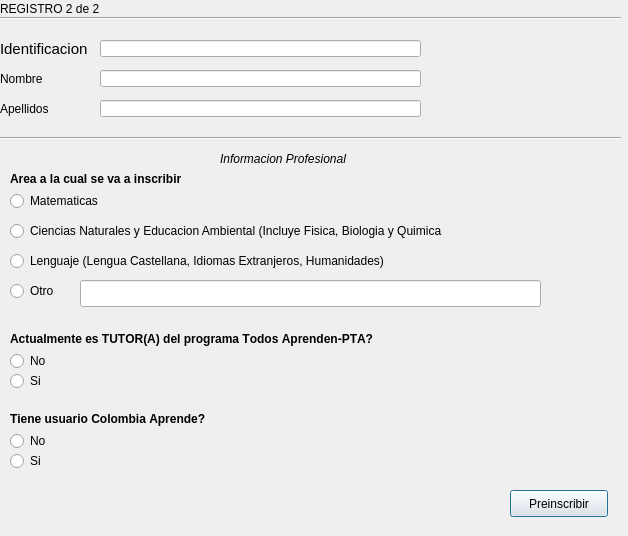
<?xml version="1.0" encoding="UTF-8"?>
<ui version="4.0">
 <class>VistaRegistrarLT2</class>
 <widget class="QDialog" name="VistaRegistrarLT2">
  <property name="geometry">
   <rect>
    <x>0</x>
    <y>0</y>
    <width>628</width>
    <height>536</height>
   </rect>
  </property>
  <property name="windowTitle">
   <string>Dialog</string>
  </property>
  <widget class="Line" name="line_2">
   <property name="geometry">
    <rect>
     <x>0</x>
     <y>130</y>
     <width>621</width>
     <height>16</height>
    </rect>
   </property>
   <property name="orientation">
    <enum>Qt::Horizontal</enum>
   </property>
  </widget>
  <widget class="QLabel" name="label_5">
   <property name="geometry">
    <rect>
     <x>0</x>
     <y>100</y>
     <width>66</width>
     <height>17</height>
    </rect>
   </property>
   <property name="text">
    <string>Apellidos</string>
   </property>
  </widget>
  <widget class="QLineEdit" name="lineEdit">
   <property name="geometry">
    <rect>
     <x>100</x>
     <y>40</y>
     <width>321</width>
     <height>17</height>
    </rect>
   </property>
  </widget>
  <widget class="Line" name="line">
   <property name="geometry">
    <rect>
     <x>0</x>
     <y>10</y>
     <width>621</width>
     <height>16</height>
    </rect>
   </property>
   <property name="orientation">
    <enum>Qt::Horizontal</enum>
   </property>
  </widget>
  <widget class="QLabel" name="label_6">
   <property name="geometry">
    <rect>
     <x>220</x>
     <y>150</y>
     <width>161</width>
     <height>17</height>
    </rect>
   </property>
   <property name="font">
    <font>
     <italic>true</italic>
    </font>
   </property>
   <property name="text">
    <string>Informacion Profesional</string>
   </property>
  </widget>
  <widget class="QLineEdit" name="lineEdit_2">
   <property name="geometry">
    <rect>
     <x>100</x>
     <y>70</y>
     <width>321</width>
     <height>17</height>
    </rect>
   </property>
  </widget>
  <widget class="QLabel" name="label_3">
   <property name="geometry">
    <rect>
     <x>0</x>
     <y>40</y>
     <width>101</width>
     <height>17</height>
    </rect>
   </property>
   <property name="font">
    <font>
     <pointsize>11</pointsize>
    </font>
   </property>
   <property name="text">
    <string>Identificacion</string>
   </property>
  </widget>
  <widget class="QLabel" name="label_4">
   <property name="geometry">
    <rect>
     <x>0</x>
     <y>70</y>
     <width>66</width>
     <height>17</height>
    </rect>
   </property>
   <property name="text">
    <string>Nombre</string>
   </property>
  </widget>
  <widget class="QLineEdit" name="lineEdit_3">
   <property name="geometry">
    <rect>
     <x>100</x>
     <y>100</y>
     <width>321</width>
     <height>17</height>
    </rect>
   </property>
  </widget>
  <widget class="QLabel" name="label_2">
   <property name="geometry">
    <rect>
     <x>0</x>
     <y>0</y>
     <width>121</width>
     <height>17</height>
    </rect>
   </property>
   <property name="text">
    <string>REGISTRO 2 de 2</string>
   </property>
  </widget>
  <widget class="QRadioButton" name="radioButton">
   <property name="geometry">
    <rect>
     <x>10</x>
     <y>190</y>
     <width>171</width>
     <height>22</height>
    </rect>
   </property>
   <property name="text">
    <string>Matematicas</string>
   </property>
  </widget>
  <widget class="QLabel" name="label">
   <property name="geometry">
    <rect>
     <x>10</x>
     <y>170</y>
     <width>221</width>
     <height>17</height>
    </rect>
   </property>
   <property name="font">
    <font>
     <weight>75</weight>
     <bold>true</bold>
     <strikeout>false</strikeout>
     <kerning>false</kerning>
    </font>
   </property>
   <property name="text">
    <string>Area a la cual se va a inscribir</string>
   </property>
  </widget>
  <widget class="QRadioButton" name="radioButton_2">
   <property name="geometry">
    <rect>
     <x>10</x>
     <y>220</y>
     <width>531</width>
     <height>22</height>
    </rect>
   </property>
   <property name="text">
    <string>Ciencias Naturales y Educacion Ambiental (Incluye Fisica, Biologia y Quimica</string>
   </property>
  </widget>
  <widget class="QRadioButton" name="radioButton_3">
   <property name="geometry">
    <rect>
     <x>10</x>
     <y>250</y>
     <width>541</width>
     <height>22</height>
    </rect>
   </property>
   <property name="text">
    <string>Lenguaje (Lengua Castellana, Idiomas Extranjeros, Humanidades)</string>
   </property>
  </widget>
  <widget class="QRadioButton" name="radioButton_4">
   <property name="geometry">
    <rect>
     <x>10</x>
     <y>280</y>
     <width>61</width>
     <height>22</height>
    </rect>
   </property>
   <property name="text">
    <string>Otro</string>
   </property>
  </widget>
  <widget class="QLineEdit" name="lineEdit_4">
   <property name="geometry">
    <rect>
     <x>80</x>
     <y>280</y>
     <width>461</width>
     <height>27</height>
    </rect>
   </property>
  </widget>
  <widget class="QLabel" name="label_7">
   <property name="geometry">
    <rect>
     <x>10</x>
     <y>330</y>
     <width>451</width>
     <height>17</height>
    </rect>
   </property>
   <property name="font">
    <font>
     <weight>75</weight>
     <bold>true</bold>
     <strikeout>false</strikeout>
     <kerning>false</kerning>
    </font>
   </property>
   <property name="text">
    <string>Actualmente es TUTOR(A) del programa Todos Aprenden-PTA?</string>
   </property>
  </widget>
  <widget class="QRadioButton" name="radioButton_5">
   <property name="geometry">
    <rect>
     <x>10</x>
     <y>350</y>
     <width>116</width>
     <height>22</height>
    </rect>
   </property>
   <property name="text">
    <string>No</string>
   </property>
  </widget>
  <widget class="QRadioButton" name="radioButton_6">
   <property name="geometry">
    <rect>
     <x>10</x>
     <y>370</y>
     <width>116</width>
     <height>22</height>
    </rect>
   </property>
   <property name="text">
    <string>Si</string>
   </property>
  </widget>
  <widget class="QLabel" name="label_8">
   <property name="geometry">
    <rect>
     <x>10</x>
     <y>410</y>
     <width>451</width>
     <height>17</height>
    </rect>
   </property>
   <property name="font">
    <font>
     <weight>75</weight>
     <bold>true</bold>
     <strikeout>false</strikeout>
     <kerning>false</kerning>
    </font>
   </property>
   <property name="text">
    <string>Tiene usuario Colombia Aprende?</string>
   </property>
  </widget>
  <widget class="QRadioButton" name="radioButton_7">
   <property name="geometry">
    <rect>
     <x>10</x>
     <y>430</y>
     <width>116</width>
     <height>22</height>
    </rect>
   </property>
   <property name="text">
    <string>No</string>
   </property>
  </widget>
  <widget class="QRadioButton" name="radioButton_8">
   <property name="geometry">
    <rect>
     <x>10</x>
     <y>450</y>
     <width>116</width>
     <height>22</height>
    </rect>
   </property>
   <property name="text">
    <string>Si</string>
   </property>
  </widget>
  <widget class="QPushButton" name="pushButton">
   <property name="geometry">
    <rect>
     <x>510</x>
     <y>490</y>
     <width>98</width>
     <height>27</height>
    </rect>
   </property>
   <property name="text">
    <string>Preinscribir</string>
   </property>
  </widget>
 </widget>
 <resources/>
 <connections/>
</ui>
